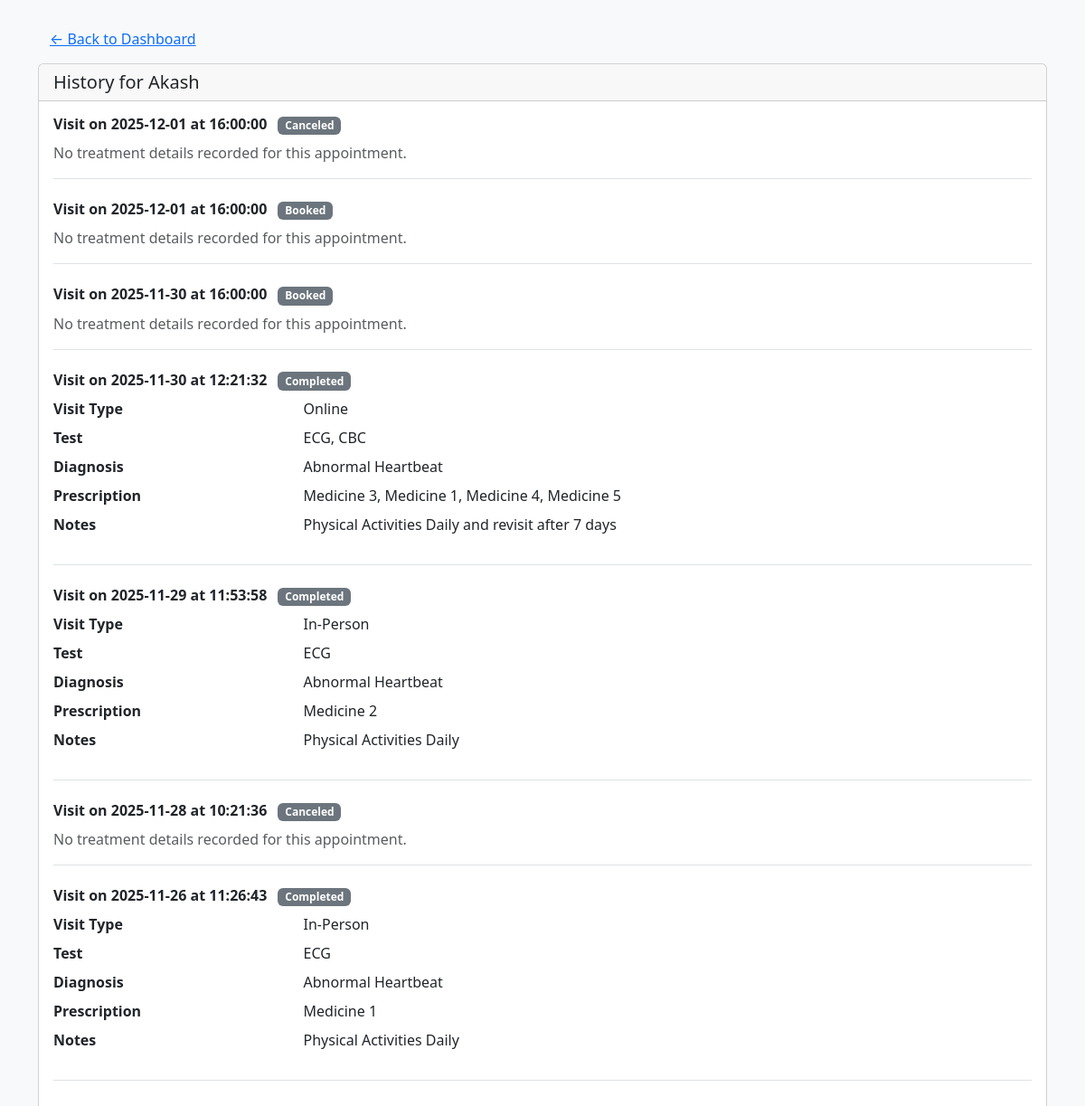
The page /doctor/patient/1/history (signed in) on the database as committed earlier.
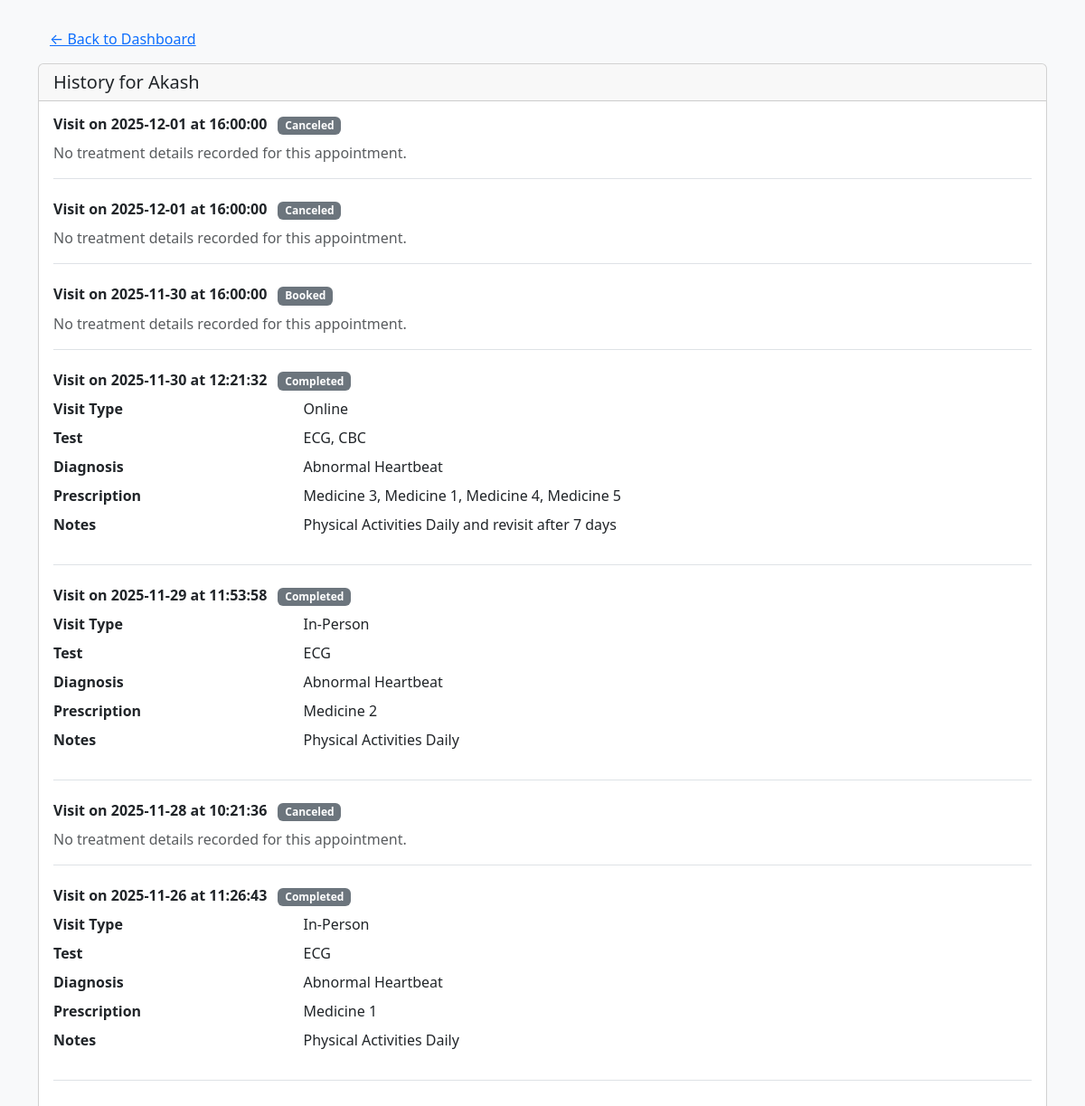
The same page on the database as committed later.
### backend/models.py (models this page shows)
class Appointment(db.Model):
    __tablename__ = "appointment"
    id  = db.Column(db.Integer , primary_key = True , autoincrement = True)
    pat_id = db.Column(db.Integer, db.ForeignKey ("patient.id"), nullable = False)
    doc_id = db.Column(db.Integer, db.ForeignKey ("doctor.id"), nullable = False)
    dept_id = db.Column(db.Integer, db.ForeignKey ("department.id"), nullable = False)
    date = db.Column(db.Date, default=datetime.date.today, nullable = False)
    time = db.Column(db.Time, default=lambda: datetime.datetime.now().time(), nullable = False)
    status = db.Column(db.String, nullable = False, default='Booked')
    treatments = db.relationship("Treatment", backref = "appointment")

### backend/routes.py (the view)
@app.route("/doctor/patient/<int:patient_id>/history")
@login_required
def patient_history(patient_id):
    doctor_id = current_user.id
    patient = Patient.query.get_or_404(patient_id)
    appointments = (
        Appointment.query
        .filter_by(doc_id=doctor_id)
        .order_by(Appointment.date.desc(), Appointment.time.desc())
        .all()
    )
    from sqlalchemy.orm import joinedload
    appointments = (
        Appointment.query
        .options(joinedload(Appointment.treatments))
        .filter(
            Appointment.doc_id == doctor_id,
            Patient.id == patient_id
        )
        .order_by(Appointment.date.desc(), Appointment.time.desc())
        .all()
    )
    return render_template(
        "doctor/patient_history.html",
        patient=patient,
        appointments=appointments,
    )

### app.py (called while the page is built)
def create_app():
    app = Flask(__name__)
    app.config["SQLALCHEMY_DATABASE_URI"] = "sqlite:///Hospital_db.sqlite3"
    db.init_app(app)
    app.config["SECRET_KEY"] = "Thisismysecret"
    login_manager = LoginManager(app)
    @login_manager.user_loader
    def load_user(email):
        return db.session.query(Patient).filter_by(email = email).first() or \
        db.session.query(Admin).filter_by(email = email).first() or \
        db.session.query(Doctor).filter_by(email = email).first()
    app.app_context().push()
    db.create_all()
    return app

### templates/doctor/patient_history.html (shortened to what this page needs)
<!DOCTYPE html>
<html lang="en">
<head>
    <link href="https://cdn.jsdelivr.net/npm/bootstrap@5.3.7/dist/css/bootstrap.min.css" rel="stylesheet">
</head>
<body class="bg-light">
    <div class="container mt-4">
        <a href="{{ back_url if back_url is defined else url_for('doc_dashboard') }}" class="btn btn-link">
            &larr; Back to Dashboard
        </a>
        <div class="card mt-2">
            <div class="card-header">
                <h5 class="mb-0">History for {{ patient.name }}</h5>
            </div>
            <div class="card-body">
                {% if appointments %}
                {% for appt in appointments %}
                <div class="mb-4 pb-3 border-bottom">
                    <h6 class="fw-bold">
                        Visit on {{ appt.date }} at {{ appt.time }}
                        <span class="badge bg-secondary ms-2">{{ appt.status }}</span>
                    </h6>
                    {% if appt.treatments %}
                    {% for t in appt.treatments %}
                    <dl class="row mb-2">
                        <dt class="col-sm-3">Visit Type</dt>
                        <dd class="col-sm-9">{{ t.visit_type or '-' }}</dd>
                        <dt class="col-sm-3">Test</dt>
                        <dd class="col-sm-9">{{ t.test or '-' }}</dd>
                        <dt class="col-sm-3">Diagnosis</dt>
                        <dd class="col-sm-9">{{ t.diagnosis or '-' }}</dd>
                        <dt class="col-sm-3">Prescription</dt>
                        <dd class="col-sm-9">{{ t.prescription or '-' }}</dd>
                        <dt class="col-sm-3">Notes</dt>
                        <dd class="col-sm-9">{{ t.notes or '-' }}</dd>
                    </dl>
                    {% endfor %}
                    {% else %}
                    <p class="text-muted mb-0">No treatment details recorded for this appointment.</p>
                    {% endif %}
                </div>
                {% endfor %}
                {% else %}
                <p class="text-muted">No history available for this patient.</p>
                {% endif %}
            </div>
        </div>
    </div>
</body>
</html>

Rows that differ between the two databases and show on the page:
changed Appointment (number 2 of 7 on the later page): status "Booked" → "Canceled"
